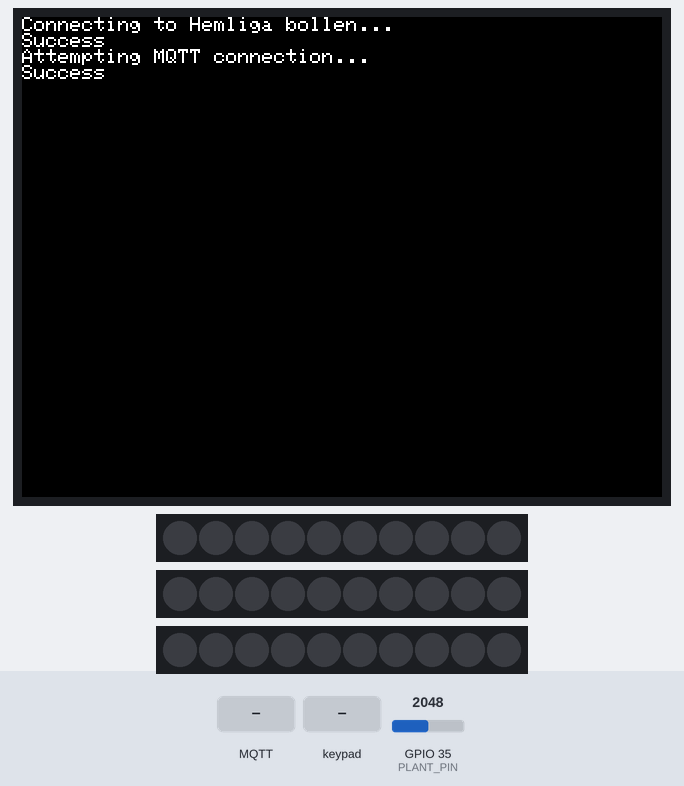
The sketch below on a simulated ESP32. On the bench: 320×240 colour display, 3 × 10 RGB LEDs in strip order, left to right. Inputs (shaded band) come from the test bench; at power-on: GPIO 35 (PLANT_PIN) = 2048. WiFi joins after 1.5 s; servers stay silent unless stated; random numbers use the default seed unless the sketch sets one; no MQTT or app messages arrive unless stated.

Above: at 2.8 s.
2.9 s: MQTT message "r" arrives on the first subscribed topic
At 3.6 s:
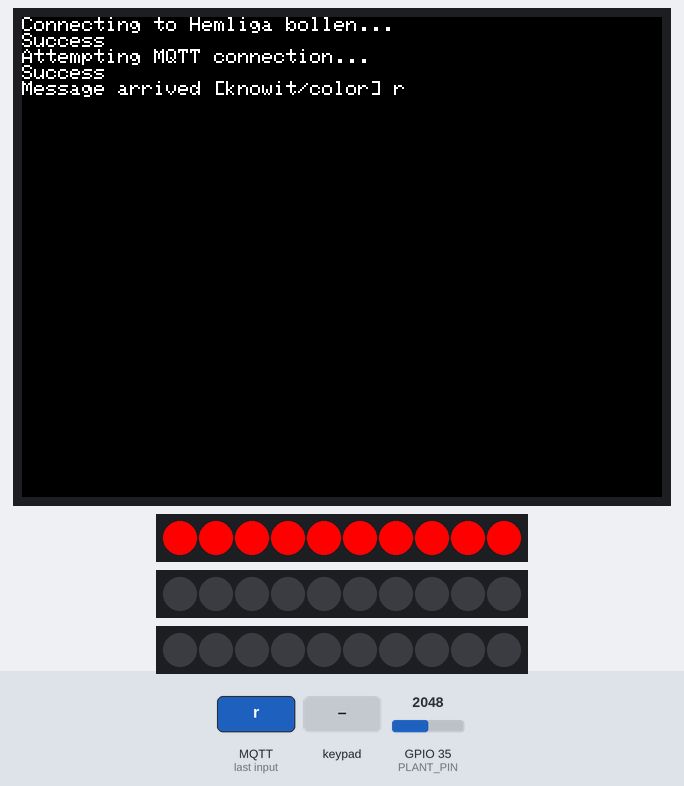
5.9 s: MQTT message "g" arrives on the first subscribed topic
At 6.9 s:
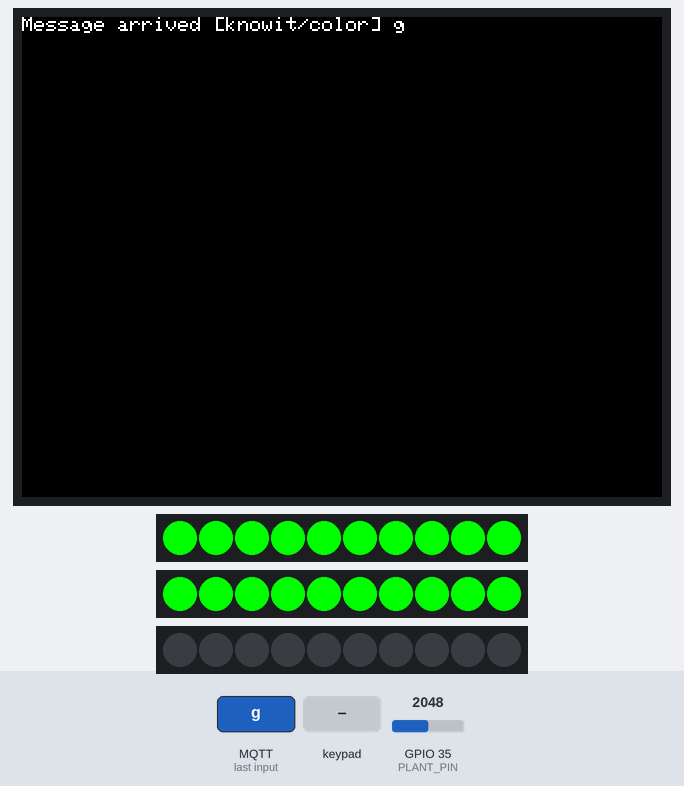
7.4 s: key 'A' pressed
At 10.25 s:
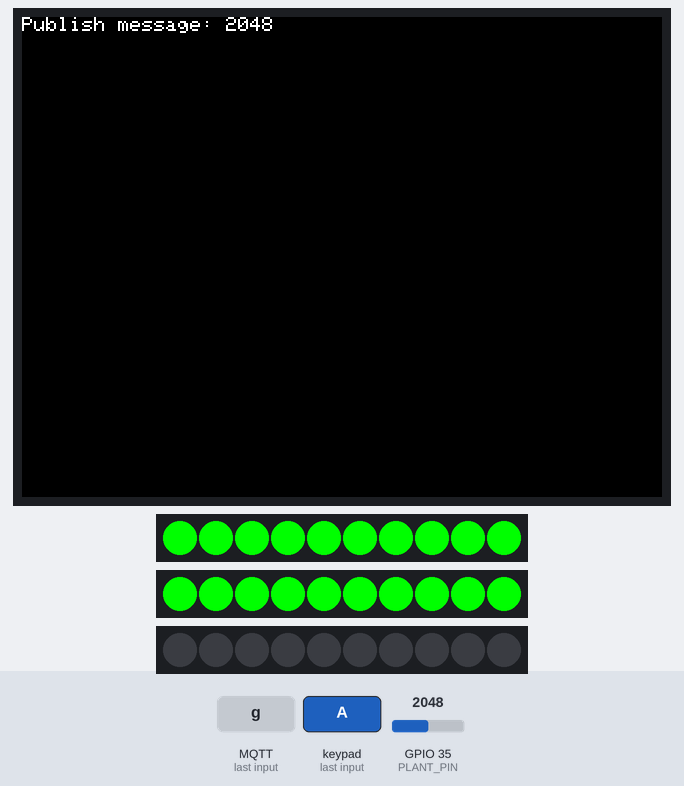
10.4 s: MQTT message "b" arrives on the first subscribed topic
At 11.6 s:
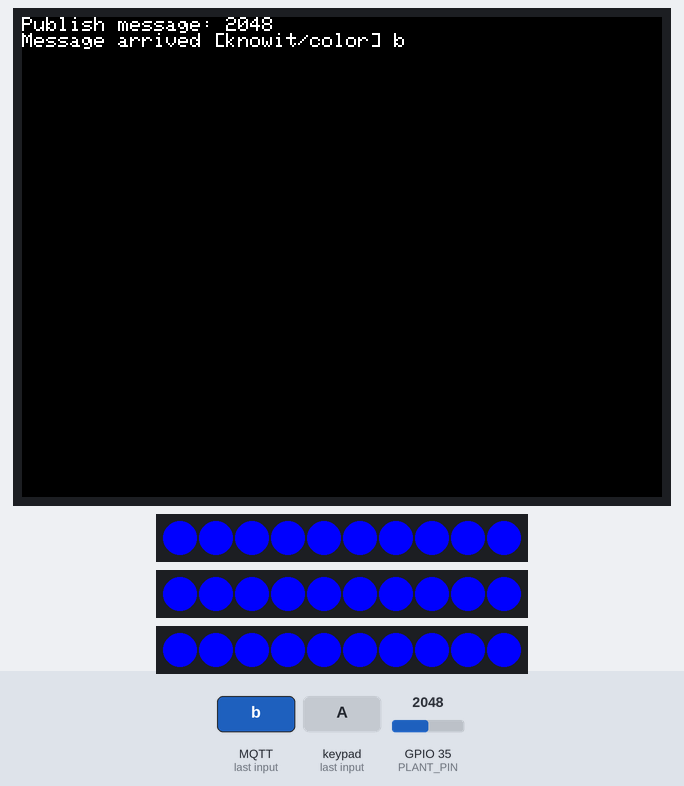
11.9 s: MQTT message "y" arrives on the first subscribed topic
At 12.9 s:
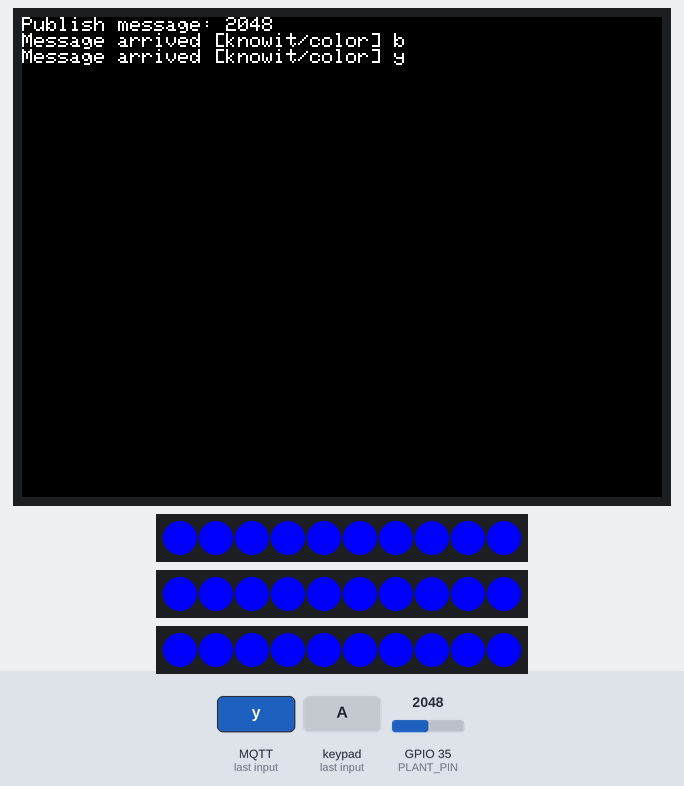
13.4 s: MQTT message "p" arrives on the first subscribed topic
At 14.0 s:
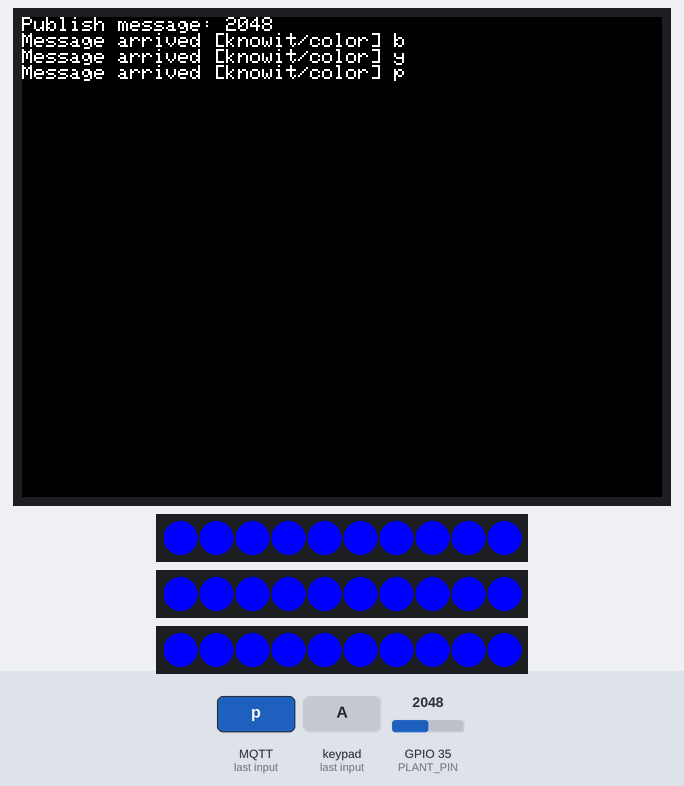
Timing chart, 0 to 16.4 s (numbered marks = the images above; inputs shaded):
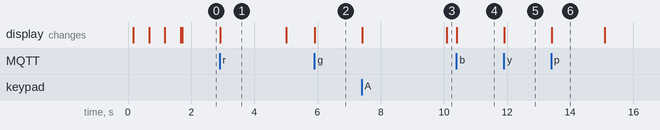

The sketch:

watering-machine.ino
```cpp
// (licence header left out)
#include "M5Core2.h" // M5stack Core2 driver 0.1.5
#include <WiFi.h> // wifi functions
#include <PubSubClient.h> // PubSubClient 2.8 (MQTT client)
#include "FastLED.h"  // FastLED 3.5.0 (LED-bar driver)

#define LEDS_PIN 25  // pin used for LED-n
#define LEDS_NUM 10
CRGB ledsBuff[LEDS_NUM];

WiFiClient espClient;
PubSubClient client(espClient);

// Configure the name and password of the connected wifi and your MQTT Broker host.
/*
const char* ssid = "CCIZ";
const char* password = "+1Makers2morrow";
*/
const char* ssid = "Hemliga bollen"; // wifi ap name
const char* password = "joelsnatverk"; // wifi password

const char* mqtt_server = "mqtt.joelstrand.se"; // MQTT broker address

unsigned long lastMsg = 0;
#define MSG_BUFFER_SIZE (50)
char msg[MSG_BUFFER_SIZE];
int value = 0;
int lasttime = 0;
int adc_value = 123;

#define PLANT_PIN 35

void setupWifi();
void callback(char* topic, byte* payload, unsigned int length);
void reConnect();

void setup() {
  M5.begin();
  setupWifi();
  client.setServer(mqtt_server, 1883);  //Sets the server details.
  client.setCallback(callback);         //Sets the message callback function.

  M5.Touch.begin();  // Touch begin after AXP begin. (Reset at the start of AXP)
}

void loop() {
  if (!client.connected()) {
    reConnect();
  }
  client.loop();  //This function is called periodically to allow clients to process incoming messages and maintain connections to the server.
  if (millis() - lasttime > 5000)
  {
    char cstr[10];
    itoa(adc_value,cstr,10);
    pub_color(cstr);
    lasttime = millis();
  }
  adc_value = analogRead(PLANT_PIN);
  //unsigned long now = millis();  //Obtain the host startup duration.

    if (M5.BtnA.wasPressed()) {
      pub_color("1");
      ++value;
    }
    if (M5.BtnB.wasPressed()) {
      pub_color("2");
      ++value;
    }
    if (M5.BtnC.wasPressed()) {
      pub_color("3");
      ++value;
    }

  M5.update(); // update touch events
  delay(10); // to avoid too fast polling
}

void pub_color(char* col_char) {
      snprintf(
      msg, MSG_BUFFER_SIZE, col_char,
      value);  //Format to the specified string and store it in MSG.
    M5.Lcd.print("Publish message: ");
    M5.Lcd.println(msg);
    client.publish( "testTopic", msg);  //Publishes a message to the specified topic.
    if (value % 12 == 0) { // every 12th messege clear the screen, and reset cursor
      M5.Lcd.clear();
      M5.Lcd.setCursor(0, 0);
    }
};

void setupWifi() {
  delay(10);
  M5.Lcd.printf("Connecting to %s", ssid);
  WiFi.mode(WIFI_STA);         //Set the mode to WiFi station mode.
  WiFi.begin(ssid, password);  //Start Wifi connection.

  while (WiFi.status() != WL_CONNECTED) {
    delay(500);
    M5.Lcd.print(".");
  }
  M5.Lcd.printf("\nSuccess\n");
}

void callback(char* topic, byte* payload, unsigned int length) {
  M5.Lcd.print("Message arrived [");
  M5.Lcd.print(topic);
  M5.Lcd.print("] ");
  for (int i = 0; i < length; i++) {
    M5.Lcd.print((char)payload[i]);
  }
  M5.Lcd.println();
  bool red = (payload[0] == 'r');
  bool green = (payload[0] == 'g');
  bool blue = (payload[0] == 'b');
  bool yellow = (payload[0] == 'y');
  bool purple = (payload[0] == 'p');
  bool cyan = (payload[0] == 'c');
  bool orange = (payload[0] == 'o');
  bool black = (payload[0] == 'k');

  if (red) {
    FastLED.addLeds<SK6812, LEDS_PIN, GRB>(ledsBuff, LEDS_NUM);
    for (int i = 0; i < LEDS_NUM; i++) {
      ledsBuff[i].setRGB(255, 0, 0);
    }
    FastLED.show();
  }
  if (green) {
    FastLED.addLeds<SK6812, LEDS_PIN, GRB>(ledsBuff, LEDS_NUM);
    for (int i = 0; i < LEDS_NUM; i++) {
      ledsBuff[i].setRGB(0, 255, 0);
    }
    FastLED.show();
  }
  if (blue) {
    FastLED.addLeds<SK6812, LEDS_PIN, GRB>(ledsBuff, LEDS_NUM);
    for (int i = 0; i < LEDS_NUM; i++) {
      ledsBuff[i].setRGB(0, 0, 255);
    }
    FastLED.show();
  }
  if (black) {
    FastLED.addLeds<SK6812, LEDS_PIN, GRB>(ledsBuff, LEDS_NUM);
    for (int i = 0; i < LEDS_NUM; i++) {
      ledsBuff[i].setRGB(0, 0, 0);
    }
    FastLED.show();
  }
}

void reConnect() {
  while (!client.connected()) {
    M5.Lcd.print("Attempting MQTT connection...");
    // Create a random client ID.
    String clientId = "M5Stack-";
    clientId += String(random(0xffff), HEX);
    // Attempt to connect.
    if (client.connect(clientId.c_str(),"m5stack", "211221")) {
      M5.Lcd.printf("\nSuccess\n");
      // Once connected, publish an announcement to the topic.
      client.publish("testTopic", "hello world");
      // ... and resubscribe.
      client.subscribe("knowit/color");
    } else {
      M5.Lcd.print("failed, rc=");
      M5.Lcd.print(client.state());
      M5.Lcd.println("try again in 5 seconds");
      delay(5000);
    }
  }
}
```

Measured:
- after the input at 5.9 s, the display: changes at once (image 2)
- after the input at 10.4 s, the display: changes at once (image 4)
- after the input at 11.9 s, the display: changes at once (image 5)
- what the display in image 1 shows lasts 2.1 s, from 2.9 s to 5.0 s
- what the display in image 6 shows lasts 1.7 s, from 13.4 s to 15.1 s
